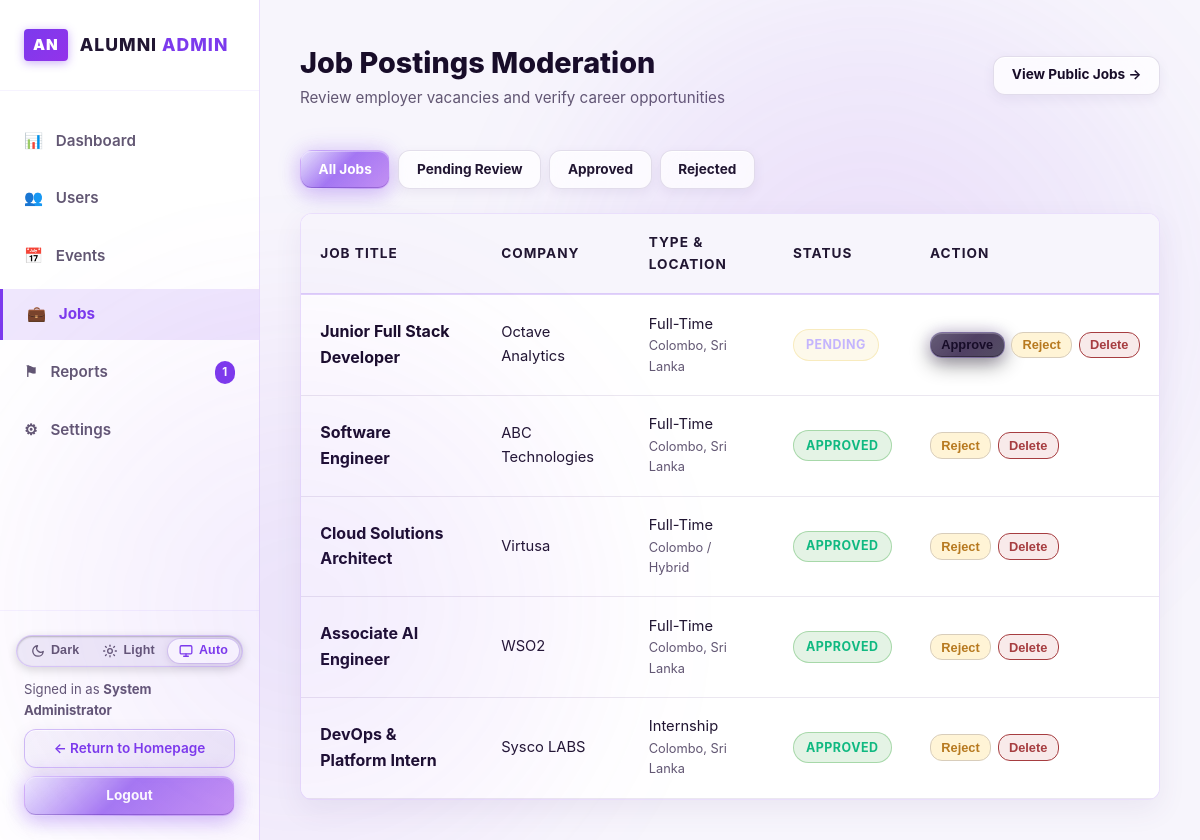
Before: /admin/jobs.php (signed in) with the older database file.
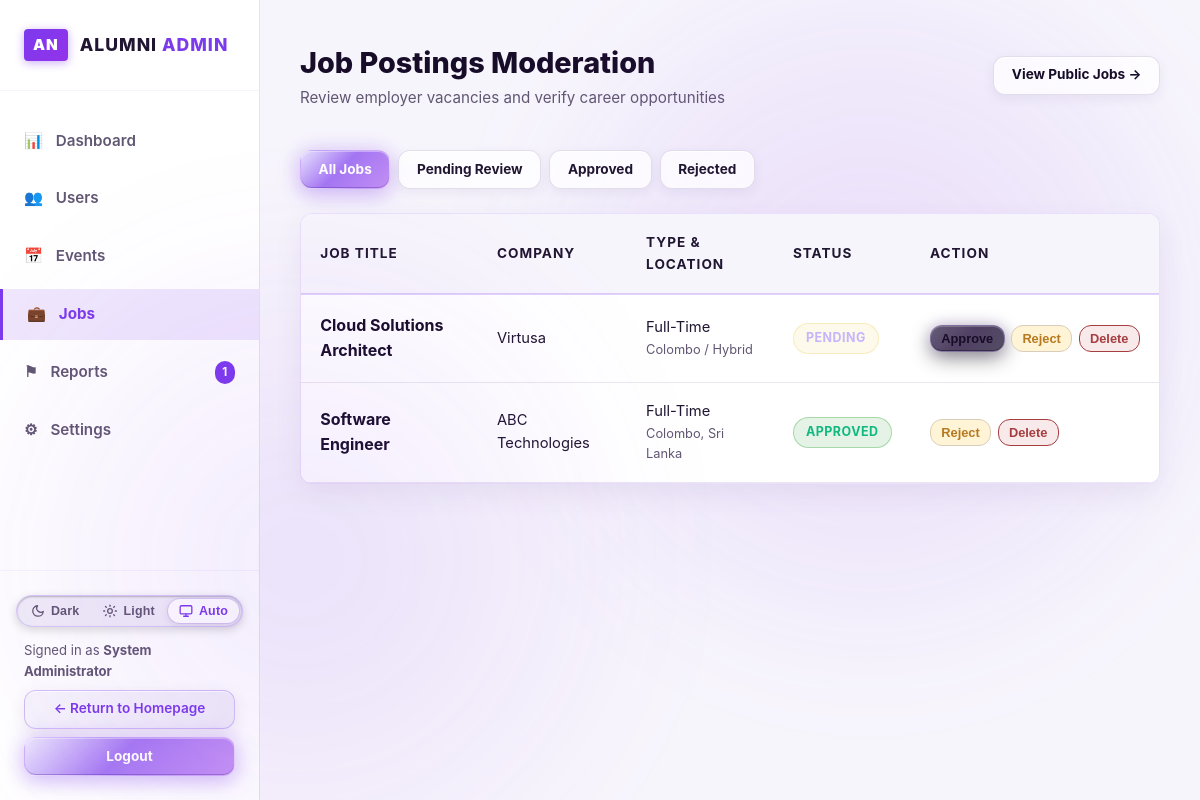
After: the same page with the newer database file.
### tables this page shows
CREATE TABLE IF NOT EXISTS jobs (
    id INT AUTO_INCREMENT PRIMARY KEY,
    title VARCHAR(200) NOT NULL,
    company VARCHAR(150) NOT NULL,
    description TEXT NOT NULL,
    contact_email VARCHAR(200) DEFAULT NULL,
    requirements TEXT DEFAULT NULL,
    location VARCHAR(150) NOT NULL,
    job_type ENUM('Full-Time', 'Part-Time', 'Internship', 'Contract', 'Remote') NOT NULL DEFAULT 'Full-Time',
    application_link VARCHAR(255) NULL,
    deadline DATE DEFAULT NULL,
    posted_by INT NOT NULL,
    status ENUM('pending', 'approved', 'rejected') NOT NULL DEFAULT 'approved',
    posted_at TIMESTAMP DEFAULT CURRENT_TIMESTAMP,
    expires_at DATE NULL,
    INDEX idx_jobs_posted_by (posted_by),
    INDEX idx_jobs_status (status),
    INDEX idx_jobs_type (job_type),
    FOREIGN KEY (posted_by) REFERENCES users(id) ON DELETE CASCADE
);

### config/db.php (called while the page is built, shortened)
<?php
$db_host = '127.0.0.1';
$db_name = 'alumni_network';
$db_user = 'root';
$db_pass = '';
try {
    $db_connected = true;
} catch (PDOException $e) {
    try {
        $root_pdo = new PDO("mysql:host={$db_host};charset=utf8mb4", $db_user, $db_pass);
        $root_pdo->exec("CREATE DATABASE IF NOT EXISTS `{$db_name}` CHARACTER SET utf8mb4 COLLATE utf8mb4_unicode_ci");
        $pdo = new PDO("mysql:host={$db_host};dbname={$db_name};charset=utf8mb4", $db_user, $db_pass, [
            PDO::ATTR_ERRMODE => PDO::ERRMODE_EXCEPTION,
            PDO::ATTR_DEFAULT_FETCH_MODE => PDO::FETCH_ASSOC
        ]);
        $schemaPath = __DIR__ . '/../database/schema.sql';
        if (file_exists($schemaPath)) {
            $sql = file_get_contents($schemaPath);
            $pdo->exec($sql);
        }
        $db_connected = true;
    } catch (Exception $sub_ex) {
        $db_connected = false;
    }
}
function get_base_url() {
    $script_dir = str_replace('\\', '/', dirname($_SERVER['SCRIPT_NAME']));
    $parts = array_values(array_filter(explode('/', trim($script_dir, '/')), function($p) {
        return $p !== '' && $p !== '.';
    }));
    if (!empty($parts) && in_array(end($parts), ['auth', 'admin', 'config', 'includes'])) {
        array_pop($parts);
    }
    $path = implode('/', $parts);
    return '/' . ($path ? $path . '/' : '');
}

### admin/jobs.php (the view, shortened to what the changed rows need)
<?php
require_once __DIR__ . '/../config/db.php';
$baseUrl = get_base_url();
$jobsList = [];
if ($db_connected && $pdo) {
    try {
        $sql = "
            SELECT j.*, CONCAT(u.first_name, ' ', u.last_name) AS poster_name, u.email AS poster_email
            FROM jobs j
            LEFT JOIN users u ON j.posted_by = u.id
        ";
        $params = [];
        $sql .= " ORDER BY FIELD(j.status, 'pending', 'approved', 'rejected'), j.posted_at DESC";
        $stmt = $pdo->prepare($sql);
        $stmt->execute($params);
        $jobsList = $stmt->fetchAll();
    } catch (Exception $e) {
        $jobsList = [];
    }
}
?>
<!DOCTYPE html>
<html lang="en">
<head>
    <link rel="stylesheet" href="<?php echo $baseUrl; ?>assets/css/style.css">
</head>
<body>
<div class="admin-layout">
    <main class="admin-main">
        <div class="admin-header">
            <div>
                <h1 class="admin-title">Job Postings Moderation</h1>
            </div>
        </div>
        <div class="table-responsive">
            <table class="admin-table">
                <thead>
                    <tr>
                        <th>Job Title</th>
                        <th>Company</th>
                        <th>Type &amp; Location</th>
                        <th>Status</th>
                        <th>Action</th>
                    </tr>
                </thead>
                <tbody>
                    <?php foreach ($jobsList as $job): ?>
                        <tr>
                            <td>
                                <strong style="color: var(--text-light); font-size: 1rem;">
                                    <?php echo htmlspecialchars($job['title']); ?>
                                </strong>
                            </td>
                            <td><?php echo htmlspecialchars($job['company']); ?></td>
                            <td>
                                <div><?php echo htmlspecialchars($job['job_type']); ?></div>
                                <div style="font-size: 0.8rem; color: var(--text-muted);"><?php echo htmlspecialchars($job['location']); ?></div>
                            </td>
                            <td>
                                <span class="badge badge-<?php echo strtolower($job['status']); ?>">
                                    <?php echo ucfirst($job['status']); ?>
                                </span>
                            </td>
                            <td>
                                <div style="display: flex; gap: 0.4rem;">
                                    <?php if ($job['status'] !== 'approved'): ?>
                                        <form method="POST" style="display: inline;">
                                            <button type="submit" class="btn btn-primary btn-sm" style="padding: 0.3rem 0.65rem; font-size: 0.8rem;">
                                                Approve
                                            </button>
                                        </form>
                                    <?php endif; ?>
                                    <?php if ($job['status'] !== 'rejected'): ?>
                                        <form method="POST" style="display: inline;">
                                            <button type="submit" class="btn btn-sm" style="background: #FFF4D6; color: #B7791F; border: 1px solid #D8CDBB; padding: 0.3rem 0.65rem; font-size: 0.8rem;">
                                                Reject
                                            </button>
                                        </form>
                                    <?php endif; ?>
                                    <form method="POST" style="display: inline;" onsubmit="return confirm('Delete this job posting?');">
                                        <button type="submit" class="btn btn-sm" style="background: #F8EAEA; color: #A63D40; border: 1px solid #A63D40; padding: 0.3rem 0.65rem; font-size: 0.8rem;">
                                            Delete
                                        </button>
                                    </form>
                                </div>
                            </td>
                        </tr>
                    <?php endforeach; ?>
                </tbody>
            </table>
        </div>
    </main>
</div>
</body>
</html>

Changed rows visible on the page:
removed jobs: title "Junior Full Stack Developer", company "Octave Analytics", job_type "Full-Time", location "Colombo, Sri Lanka", status "PENDING"
removed jobs: title "Associate AI Engineer", company "WSO2", job_type "Full-Time", location "Colombo, Sri Lanka", status "APPROVED"
removed jobs: title "DevOps & Platform Intern", company "Sysco LABS", job_type "Internship", location "Colombo, Sri Lanka", status "APPROVED"
changed jobs "Cloud Solutions Architect": status "APPROVED" → "PENDING"; now shows "Approve"; moves up the list
